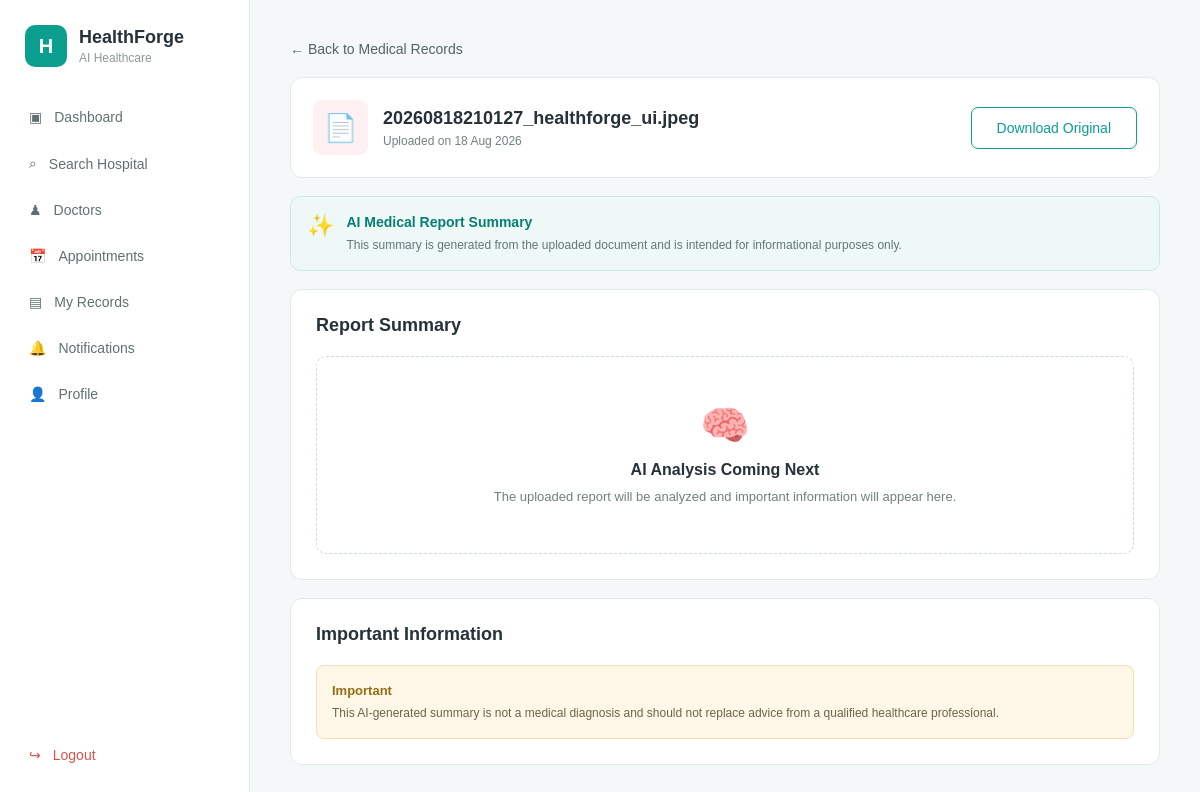
The page /medical-records/1/analyze (signed in) on the database its author committed.
### app.py (models this page shows)
class MedicalRecord(db.Model):
    id = db.Column(
        db.Integer,
        primary_key=True
    )
    patient_id = db.Column(
        db.Integer,
        db.ForeignKey("patient.id"),
        nullable=False
    )
    filename = db.Column(
        db.String(255),
        nullable=False
    )
    filepath = db.Column(
        db.String(500),
        nullable=False
    )
    file_type = db.Column(
        db.String(50),
        nullable=False
    )
    file_size = db.Column(
        db.Integer,
        nullable=False
    )
    uploaded_at = db.Column(
        db.DateTime,
        default=datetime.utcnow
    )
    patient = db.relationship(
        "Patient",
        backref="medical_records"
    )

### app.py (the view)
@app.route("/medical-records/<int:record_id>/analyze")
def analyze_medical_record(record_id):
    if "patient_id" not in session:
        return redirect(url_for("role_login", role="patient"))
    record = db.session.get(
        MedicalRecord,
        record_id
    )
    if record is None:
        return "Medical record not found", 404
    if record.patient_id != session["patient_id"]:
        return "Unauthorized", 403
    return render_template(
        "medical_report_summary.html",
        record=record
    )

### app.py (called while the page is built)
@app.context_processor
def inject_notification_count():
    unread_notification_count = 0
    if "patient_id" in session:
        unread_notification_count = Notification.query.filter_by(
            patient_id=session["patient_id"],
            is_read=False
        ).count()
    return {
        "unread_notification_count": unread_notification_count
    }

@app.context_processor
def merged_globals():
    unread = sum(1 for n in doctor_notifications if not n["read"])
    return {
        "doctor": DOCTOR,
        "unread_notifications": unread,
        "today": date.today().strftime("%d %b %Y"),
    }

### templates/medical_report_summary.html (shortened to what this page needs)
{% extends "base.html" %}
{% block content %}
<a
    href="{{ url_for('medical_records') }}"
    class="back-link"
>
    ← Back to Medical Records
</a>
<div class="report-summary-page">
    <div class="report-summary-header">
        <div class="report-file-icon">
            📄
        </div>
        <div class="report-file-info">
            <h1>
                {{ record.filename }}
            </h1>
            <p>
                Uploaded on
                {{ record.uploaded_at.strftime("%d %b %Y") }}
            </p>
        </div>
        <a
            href="{{ url_for(
                'download_medical_record',
                record_id=record.id
            ) }}"
            class="secondary-button"
        >
            Download Original
        </a>
    </div>
    <div class="ai-notice">
        <span class="ai-notice-icon">
            ✨
        </span>
        <div>
            <strong>
                AI Medical Report Summary
            </strong>
            <p>
                This summary is generated from the
                uploaded document and is intended
                for informational purposes only.
            </p>
        </div>
    </div>
    <div class="report-summary-card">
        <h2>
            Report Summary
        </h2>
        <div class="summary-placeholder">
            <div class="summary-placeholder-icon">
                🧠
            </div>
            <h3>
                AI Analysis Coming Next
            </h3>
            <p>
                The uploaded report will be analyzed
                and important information will appear
                here.
            </p>
        </div>
    </div>
    <div class="report-summary-card">
        <h2>
            Important Information
        </h2>
        <div class="medical-disclaimer">
            <strong>
                Important
            </strong>
            <p>
                This AI-generated summary is not a
                medical diagnosis and should not replace
                advice from a qualified healthcare
                professional.
            </p>
        </div>
    </div>
</div>
{% endblock %}

### static/css/style.css (style rules this page uses)
* { box-sizing: border-box; margin: 0; padding: 0; }
body { font-family: Arial, sans-serif; background: #f5f8f8; color: #263238; }
.back-link { display: inline-block; margin-bottom: 20px; color: #526464; text-decoration: none; font-size: 14px; }
.primary-button, .secondary-button { display: inline-block; padding: 12px 25px; border-radius: 7px; text-decoration: none; font-size: 14px; }
.secondary-button { border: 1px solid #0b9f8f; color: #0b9f8f; background: white; }
.report-summary-page { max-width: 900px; margin: 0 auto; }
.report-summary-header { background: white; border: 1px solid #e1e9e9; border-radius: 12px; padding: 22px; display: flex; align-items: center; gap: 15px; margin-bottom: 18px; }
.report-file-icon { width: 55px; height: 55px; border-radius: 9px; background: #fff1f1; display: flex; align-items: center; justify-content: center; font-size: 27px; }
.report-file-info { flex: 1; }
.report-file-info h1 { font-size: 18px; margin-bottom: 5px; word-break: break-word; }
.report-file-info p { color: #718080; font-size: 12px; }
.ai-notice { background: #eef9f7; border: 1px solid #cceae5; border-radius: 10px; padding: 16px; display: flex; gap: 12px; margin-bottom: 18px; }
.ai-notice-icon { font-size: 22px; }
.ai-notice strong { color: #087f72; font-size: 14px; }
.ai-notice p { margin-top: 5px; color: #60777a; font-size: 12px; line-height: 1.5; }
.report-summary-card { background: white; border: 1px solid #e1e9e9; border-radius: 12px; padding: 25px; margin-bottom: 18px; }
.report-summary-card h2 { font-size: 18px; margin-bottom: 20px; }
.summary-placeholder { border: 1px dashed #ccdada; border-radius: 10px; padding: 45px 20px; text-align: center; }
.summary-placeholder-icon { font-size: 40px; margin-bottom: 12px; }
.summary-placeholder h3 { font-size: 16px; margin-bottom: 8px; }
.summary-placeholder p { color: #718080; font-size: 13px; max-width: 500px; margin: 0 auto; line-height: 1.6; }
.medical-disclaimer { background: #fff8e8; border: 1px solid #f0dfb2; border-radius: 8px; padding: 15px; }
.medical-disclaimer strong { color: #946c12; font-size: 13px; }
.medical-disclaimer p { color: #6f6345; font-size: 12px; line-height: 1.6; margin-top: 5px; }

### rows shown on the page
MedicalRecord: filename "20260818210127_healthforge_ui.jpeg", uploaded_at "18 Aug 2026"
